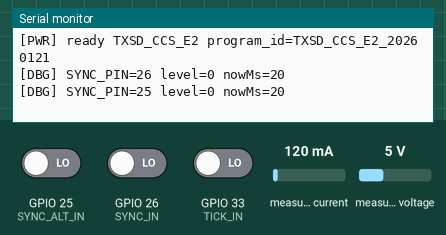
Recording of a sketch running on a simulated ESP32. On the bench: the last lines printed to the serial monitor. The inputs (shaded band) are chosen by the test bench; at power-on: GPIO 26 (SYNC_IN) LOW, GPIO 25 (SYNC_ALT_IN) LOW, GPIO 33 (TICK_IN) LOW, measured current 120 mA, measured voltage 5 V. Storage starts empty; random numbers use the default seed unless the sketch sets one.

Above: at 1.2 s.
1.3 s: GPIO 26 (SYNC_IN) driven HIGH
At 2.5 s:
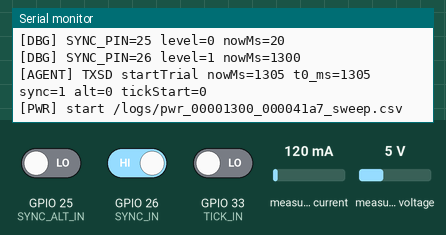
2.8 s: GPIO 25 (SYNC_ALT_IN) driven HIGH
At 4.0 s:
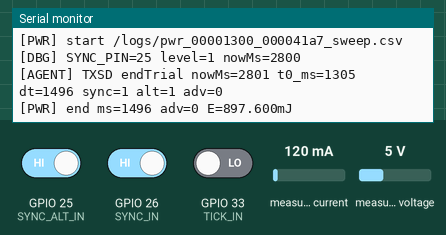
4.3 s: GPIO 25 (SYNC_ALT_IN) driven LOW
At 4.8 s:
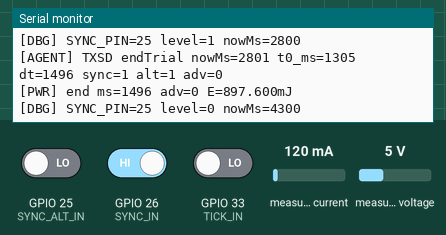
5.8 s: GPIO 26 (SYNC_IN) driven LOW
At 7.0 s:
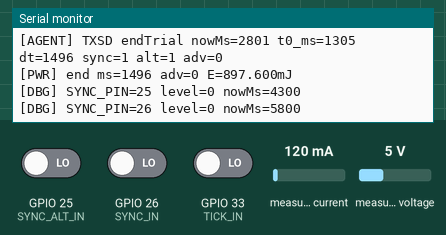
7.3 s: GPIO 26 (SYNC_IN) driven HIGH
At 8.5 s:
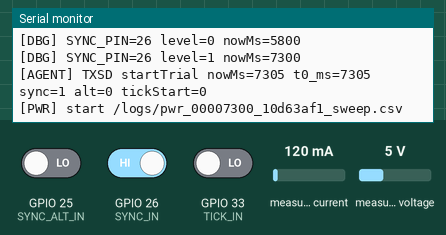
Timing chart, 0 to 9.8 s (numbered marks = the images above; inputs shaded):
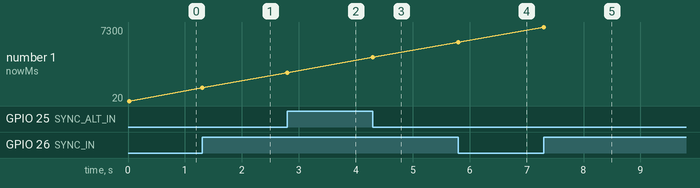

Measured:
- after the input at 1.3 s, the serial monitor: prints a new line at once (image 1)
- after the input at 2.8 s, the serial monitor: prints a new line at once (image 2)
- after the input at 4.3 s, the serial monitor: prints a new line at once (image 3)
- after the input at 5.8 s, the serial monitor: prints a new line at once (image 4)
- after the input at 7.3 s, the serial monitor: prints a new line at once (image 5)
- plotted number 1: 20 → 1300 after the input at 1.3 s, 1300 → 2800 after the input at 2.8 s, 2800 → 4300 after the input at 4.3 s, 4300 → 5800 after the input at 5.8 s, 5800 → 7300 after the input at 7.3 s

The sketch:

TXSD_CCS_E2.ino
```cpp
// TXSD_DeltaE_Sweep.ino
// Board: ESP32 Dev Module (Arduino-ESP32 v3.x)
// Role: INA219 power logger to SD. Start/stop by SYNC. Count adv by TICK (optional but recommended).

#include <Arduino.h>
#include <Wire.h>
#include <SPI.h>
#include <SD.h>
#include <Adafruit_INA219.h>
#include <esp_system.h> // esp_random()

static const char FW_TAG[] = "TXSD_CCS_E2";
static const char FW_BUILD[] = "TXSD_CCS_E2_2026-01-21";
static const char PROGRAM_ID[] = "TXSD_CCS_E2_20260121";

// Pins (start/end pulses)
static const int SD_CS = 5;
static const int SD_SCK = 18;
static const int SD_MISO = 19;
static const int SD_MOSI = 23;
static const int I2C_SDA = 21;
static const int I2C_SCL = 22;
static const int SYNC_IN = 26;     // START pulse
static const int SYNC_ALT_IN = 25; // END pulse
static const int TICK_IN = 33;

// Sampling
static const uint32_t SAMPLE_US = 10000;   // 10 ms
static const uint32_t MIN_TRIAL_MS = 1000; // ignore too-short
static const uint32_t FALLBACK_MS = 900000;
static const uint32_t NO_TICK_TIMEOUT_MS = 8000;
static const uint32_t NO_TICK_MIN_MS = 2000;

// Debounce
static const uint32_t START_DEBOUNCE_MS = 100;
static const uint32_t END_DEBOUNCE_MS = 100;

// Debug verbosity: 0=min, 1=edges+agent, 2=more agent detail, 3=periodic verbose
#ifndef DBG_LEVEL
#define DBG_LEVEL 1
#endif

Adafruit_INA219 ina;
File f;

volatile uint32_t tickCountRaw = 0;
static void IRAM_ATTR onTickRaw() { tickCountRaw++; }

volatile bool endSignalReceived = false;
static void IRAM_ATTR onEndSignal() { endSignalReceived = true; }

bool logging = false;
uint32_t t0_ms = 0;
uint32_t nextSampleUs = 0;
uint32_t sampN = 0;
double sumP_mW = 0.0;
double sumV_V = 0.0;
double sumI_mA = 0.0;
uint32_t badLines = 0;
uint32_t tickStart = 0;
uint32_t lastTickRaw = 0;
uint32_t lastTickMs = 0;

static void makeNextPath(char* out, size_t out_sz) {
  SD.mkdir("/logs");
  uint32_t ms = millis();
  uint32_t r = (uint32_t)esp_random();
  snprintf(out, out_sz, "/logs/pwr_%08lu_%08lx_sweep.csv", (unsigned long)ms, (unsigned long)r);
}

static void startTrial() {
  char path[80];
  makeNextPath(path, sizeof(path));
  f = SD.open(path, FILE_WRITE);
  if (!f) {
    Serial.printf("[SD] open FAIL path=%s\n", path);
    return;
  }
  f.println("prog_id,ms,mV,uA,p_mW,tick_raw");
  f.printf("# meta, firmware=%s, program_id=%s, build=%s %s\r\n",
           FW_TAG, PROGRAM_ID, __DATE__, __TIME__);

  logging = true;
  t0_ms = millis();
  nextSampleUs = micros() + SAMPLE_US;
  tickStart = (tickCountRaw > 0) ? (tickCountRaw - 1) : 0;
  lastTickRaw = tickCountRaw;
  lastTickMs = t0_ms;
  sumP_mW = 0.0;
  sumV_V = 0.0;
  sumI_mA = 0.0;
  sampN = 0;
  badLines = 0;
  endSignalReceived = false;

  Serial.printf("[AGENT] TXSD startTrial nowMs=%lu t0_ms=%lu sync=%d alt=%d tickStart=%lu\n",
                (unsigned long)millis(), (unsigned long)t0_ms,
                digitalRead(SYNC_IN), digitalRead(SYNC_ALT_IN),
                (unsigned long)tickStart);
  Serial.printf("[PWR] start %s\n", path);
}

static void endTrial() {
  if (!logging) return;
  logging = false;

  uint32_t now_ms = millis();
  uint32_t ms_total = now_ms - t0_ms;
  uint32_t advN = tickCountRaw - tickStart;

  Serial.printf("[AGENT] TXSD endTrial nowMs=%lu t0_ms=%lu dt=%lu sync=%d alt=%d adv=%lu\n",
                (unsigned long)now_ms, (unsigned long)t0_ms, (unsigned long)ms_total,
                digitalRead(SYNC_IN), digitalRead(SYNC_ALT_IN),
                (unsigned long)advN);

  if (ms_total < MIN_TRIAL_MS) {
    Serial.printf("[PWR] ignore short trial ms_total=%lu\n", (unsigned long)ms_total);
    if (f) {
      f.flush();
      f.close();
    }
    return;
  }

  double meanP = (sampN > 0) ? (sumP_mW / (double)sampN) : 0.0;
  double meanV = (sampN > 0) ? (sumV_V / (double)sampN) : 0.0;
  double meanI = (sampN > 0) ? (sumI_mA / (double)sampN) : 0.0;
  double E_mJ = meanP * (ms_total / 1000.0);
  double Eper_uJ = (advN > 0) ? (E_mJ * 1000.0 / advN) : 0.0;

  f.printf("# summary, ms_total=%lu, adv_count=%lu, E_total_mJ=%.3f, E_per_adv_uJ=%.1f\r\n",
           (unsigned long)ms_total, (unsigned long)advN, E_mJ, Eper_uJ);
  f.printf("# diag, samples=%lu, rate_hz=%.2f, mean_v=%.3f, mean_i_mA=%.3f, mean_p_mW=%.1f, parse_drop=%lu\r\n",
           (unsigned long)sampN,
           (ms_total > 0 ? (double)sampN / (ms_total / 1000.0) : 0.0),
           meanV, meanI, meanP, (unsigned long)badLines);
  f.flush();
  f.close();

  Serial.printf("[PWR] end ms=%lu adv=%lu E=%.3fmJ\n",
                (unsigned long)ms_total, (unsigned long)advN, E_mJ);
}

void setup() {
  Serial.begin(115200);
  Serial.printf("[FW] %s build=%s %s\n", FW_BUILD, __DATE__, __TIME__);

  SPI.begin(SD_SCK, SD_MISO, SD_MOSI, SD_CS);
  if (!SD.begin(SD_CS)) {
    Serial.println("[SD] init FAIL");
    while (1) delay(1000);
  }

  pinMode(SYNC_IN, INPUT_PULLDOWN);
  pinMode(SYNC_ALT_IN, INPUT_PULLDOWN);
  attachInterrupt(digitalPinToInterrupt(SYNC_ALT_IN), onEndSignal, RISING);
  pinMode(TICK_IN, INPUT_PULLDOWN);
  attachInterrupt(digitalPinToInterrupt(TICK_IN), onTickRaw, RISING);

  Wire.begin(I2C_SDA, I2C_SCL);
  Wire.setClock(400000);
  ina.begin();
  ina.setCalibration_16V_400mA();

  Serial.printf("[PWR] ready %s program_id=%s\n", FW_TAG, PROGRAM_ID);
}

void loop() {
  uint32_t nowMs = millis();
  int syncIn = digitalRead(SYNC_IN);
  int syncAlt = digitalRead(SYNC_ALT_IN);

  // Edge logs (quiet by default)
  static int lastSyncIn = -1;
  static int lastSyncAlt = -1;
  bool startRise = (syncIn == HIGH) && (lastSyncIn == LOW);
  bool endRise = (syncAlt == HIGH) && (lastSyncAlt == LOW);
#if DBG_LEVEL >= 1
  if (syncIn != lastSyncIn) {
    Serial.printf("[DBG] SYNC_PIN=%d level=%d nowMs=%lu\n", SYNC_IN, syncIn, (unsigned long)nowMs);
  }
  if (syncAlt != lastSyncAlt) {
    Serial.printf("[DBG] SYNC_PIN=%d level=%d nowMs=%lu\n", SYNC_ALT_IN, syncAlt, (unsigned long)nowMs);
  }
#endif
  lastSyncIn = syncIn;
  lastSyncAlt = syncAlt;
#if DBG_LEVEL >= 3
  static uint32_t lastDbg = 0;
  if (nowMs - lastDbg >= 5000) {
    Serial.printf("[DBG] sync=%d alt=%d logging=%d tick=%lu\n",
                  syncIn, syncAlt, logging ? 1 : 0, (unsigned long)tickCountRaw);
    lastDbg = nowMs;
  }
#endif

  if (!logging) {
    static uint32_t lastStartEdgeMs = 0;
    if (startRise && (nowMs - lastStartEdgeMs >= START_DEBOUNCE_MS)) {
      startTrial();
      lastStartEdgeMs = nowMs;
      return;
    }
  } else {
    static uint32_t lastEndEdgeMs = 0;
    bool endDetected = endSignalReceived || (endRise && (nowMs - lastEndEdgeMs >= END_DEBOUNCE_MS));

    if (tickCountRaw != lastTickRaw) {
      lastTickRaw = tickCountRaw;
      lastTickMs = nowMs;
    } else if ((nowMs - t0_ms) >= NO_TICK_MIN_MS &&
               (nowMs - lastTickMs) >= NO_TICK_TIMEOUT_MS) {
      Serial.printf("[AGENT] TXSD endTrial reason=NO_TICK dt=%lu lastTickMs=%lu tick=%lu\n",
                    (unsigned long)(nowMs - t0_ms),
                    (unsigned long)lastTickMs,
                    (unsigned long)tickCountRaw);
      endTrial();
      return;
    }

    if (endDetected) {
      endTrial();
      lastEndEdgeMs = nowMs;
      endSignalReceived = false;
    }
    if (logging && (nowMs - t0_ms) >= FALLBACK_MS) {
      endTrial();
    }
    if (!logging) return;

    // Sampling loop
    uint32_t nowUs = micros();
    while ((int32_t)(nowUs - nextSampleUs) >= 0) {
      if (endSignalReceived) break;
      nextSampleUs += SAMPLE_US;
      float v = ina.getBusVoltage_V();
      float i_mA = ina.getCurrent_mA();
      int32_t mv = (int32_t)lroundf(v * 1000.0f);
      int32_t uA = (int32_t)lroundf(i_mA * 1000.0f);
      double p_mW = (double)v * (double)i_mA;
      uint32_t relMs = millis() - t0_ms;

      sumP_mW += p_mW;
      sumV_V += v;
      sumI_mA += i_mA;
      sampN++;

      char buf[128];
      int n = snprintf(buf, sizeof(buf), "%s,%lu,%ld,%ld,%.1f,%lu\r\n",
                       PROGRAM_ID, (unsigned long)relMs,
                       (long)mv, (long)uA, p_mW,
                       (unsigned long)tickCountRaw);
      if (n > 0) {
        f.write((uint8_t*)buf, n);
      } else {
        badLines++;
      }
      nowUs = micros();
    }
  }

  vTaskDelay(1);
}
```
